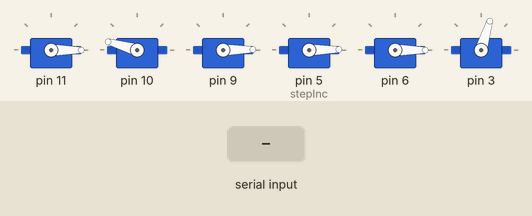
Simulated run of this sketch. Board: Arduino Uno, built with avr-gcc and run on an emulated ATmega328P. On the bench: 6 × servo. The inputs (shaded band) are chosen by the test bench. What the sketch prints to the serial monitor is not drawn.

Above: at 10.2 s.
10.3 s: "<r>" received over Serial
At 10.8 s:
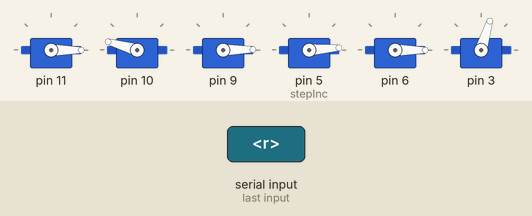
11.8 s: byte 113 ('q') received over Serial
At 13.0 s:
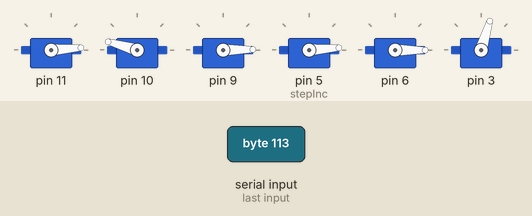
13.3 s: byte 97 ('a') received over Serial
At 14.3 s:
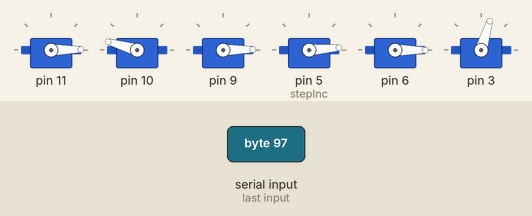
14.8 s: "<f>" received over Serial
At 15.4 s:
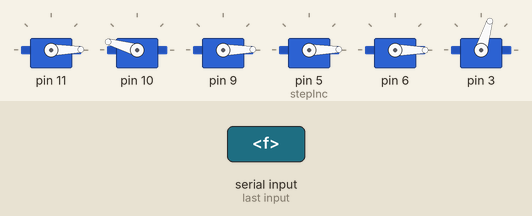
Timing chart, 0 to 17.3 s (numbered marks = the images above; inputs shaded):
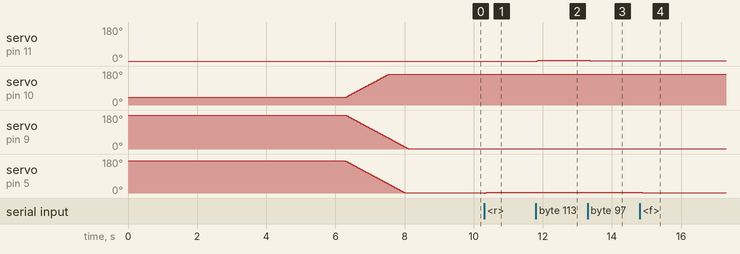

The sketch:

Keyboard_operation.ino
```cpp
#include <Braccio.h>
#include <Servo.h>
#include <string.h>

Servo base, shoulder, elbow, wrist_rot, wrist_ver, gripper;

const byte numChars = 64;

int stepdelay = 20;     // 10..30 ms
int stepInc   = 5;      // 1..10
int m1 = 0, m2 = 165, m3 = 0, m4 = 0, m5 = 0, m6 = 73;

char groupBuf[numChars];
char tempChars[numChars];
bool inGroup = false;
size_t groupIdx = 0;

//----------------- Utilities -----------------
int clampInt(int v, int lo, int hi) {
  if (v < lo) return lo;
  if (v > hi) return hi;
  return v;
}

void clampAll() {
  m1 = clampInt(m1, 0, 180);
  m2 = clampInt(m2, 15, 165);
  m3 = clampInt(m3, 0, 180);
  m4 = clampInt(m4, 0, 180);
  m5 = clampInt(m5, 0, 180);
  m6 = clampInt(m6, 10, 73);
  stepdelay = clampInt(stepdelay, 10, 30);
  stepInc   = clampInt(stepInc, 1, 10);
}

void printHelp() {
  Serial.println("===== Braccio Teleop (Immediate) =====");
  Serial.println("พิมพ์ตัวอักษรเพื่อสั่งทันที (ต้องใช้เทอร์มินัลที่ส่งอักขระทันที เช่น PuTTY/TeraTerm/CoolTerm)");
  Serial.println(" Base: q(+), a(-)");
  Serial.println(" Shoulder: w(+), s(-)");
  Serial.println(" Elbow: e(+), d(-)");
  Serial.println(" Wrist Vertical: r(+), f(-)");
  Serial.println(" Wrist Rotation: t(+), g(-)");
  Serial.println(" Gripper: y ปิด(+), h เปิด(-)");
  Serial.println(" ตั้งค่า: [1..9]=step, 0=step 10, '>' เพิ่ม stepdelay, '<' ลด stepdelay");
  Serial.println(" ชอร์ตคัท: o เปิดกริปเปอร์สุด(10), c ปิดกริปเปอร์สุด(73)");
  Serial.println(" พิมพ์ p เพื่อดูคู่มือนี้");
  Serial.println(" ป้อนค่าทั้งหมด: (m1,m2,m3,m4,m5,m6) เช่น (90,100,110,120,130,20)");
  Serial.println(" ข้อกำหนด: M2 15..165, M6 10..73, stepdelay 10..30");
  Serial.println("======================================");
}

void printStatus() {
  Serial.print("Step delay: "); Serial.print(stepdelay);
  Serial.print(" | Step inc: "); Serial.println(stepInc);
  //Serial.print("Base: "); Serial.print(m1);
  //Serial.print(" | Shoulder: "); Serial.print(m2);
  //Serial.print(" | Elbow: "); Serial.print(m3);
  //Serial.print(" | Wrist V: "); Serial.print(m4);
  //Serial.print(" | Wrist R: "); Serial.print(m5);
  //Serial.print(" | Gripper: "); Serial.println(m6);
}

void moveAndReport() {
  clampAll();
  Braccio.ServoMovement(stepdelay, m1, m2, m3, m4, m5, m6);
  //Serial.println("Robot moved");
  //printStatus();
}

//----------------- Command Handlers -----------------
void parseCSVBufferAndApply() {
  // groupBuf contains inside of parentheses e.g. "90,100,110,120,130,20"
  strncpy(tempChars, groupBuf, numChars);
  tempChars[numChars - 1] = '\0';

  char *token;
  token = strtok(tempChars, ","); if (token) m1 = atoi(token);
  token = strtok(NULL, ","); if (token) m2 = atoi(token);
  token = strtok(NULL, ","); if (token) m3 = atoi(token);
  token = strtok(NULL, ","); if (token) m4 = atoi(token);
  token = strtok(NULL, ","); if (token) m5 = atoi(token);
  token = strtok(NULL, ","); if (token) m6 = atoi(token);

  moveAndReport();
}

void applyKey(char c) {
  if (c >= 'A' && c <= 'Z') c = c - 'A' + 'a';

  switch (c) {
    case 'q': m1 += stepInc; moveAndReport(); break;
    case 'a': m1 -= stepInc; moveAndReport(); break;

    case 'w': m2 += stepInc; moveAndReport(); break;
    case 's': m2 -= stepInc; moveAndReport(); break;

    case 'e': m3 += stepInc; moveAndReport(); break;
    case 'd': m3 -= stepInc; moveAndReport(); break;

    case 'r': m4 += stepInc; moveAndReport(); break;
    case 'f': m4 -= stepInc; moveAndReport(); break;

    case 't': m5 += stepInc; moveAndReport(); break;
    case 'g': m5 -= stepInc; moveAndReport(); break;

    case 'y': m6 += stepInc; moveAndReport(); break;  // close
    case 'h': m6 -= stepInc; moveAndReport(); break;  // open

    case 'u': m6 = 10; moveAndReport(); break;        // open fully
    case 'j': m6 = 73; moveAndReport(); break;        // close fully

    case '>': stepdelay++; clampAll(); printStatus(); break;
    case '<': stepdelay--; clampAll(); printStatus(); break;

    case 'p': printHelp(); printStatus(); break;

    default:
      if (c >= '1' && c <= '9') {
        stepInc = c - '0';
        clampAll();
        printStatus();
      } else if (c == '0') {
        stepInc = 10;
        clampAll();
        printStatus();
      }
      break;
  }
}

//----------------- Immediate Serial Handler -----------------
void handleSerialImmediate() {
  while (Serial.available() > 0) {
    char c = Serial.read();

    // Ignore CR/LF entirely for immediate mode
    if (c == '\r' || c == '\n') continue;

    if (!inGroup) {
      if (c == '(') {
        inGroup = true;
        groupIdx = 0;
      } else {
        applyKey(c);  // executes immediately
      }
    } else {
      if (c == ')') {
        // end of group
        groupBuf[groupIdx] = '\0';
        inGroup = false;
        parseCSVBufferAndApply();
      } else {
        if (groupIdx < numChars - 1) {
          groupBuf[groupIdx++] = c;
        } // else: silently drop extra chars
      }
    }
  }
}

//----------------- Arduino -----------------
void setup() {
  Serial.begin(9600);
  while (!Serial) { ; }

  Serial.println("Teleop Braccio (ส่งทันทีต่ออักขระ)");
  Serial.println("- ใช้เทอร์มินัลที่ส่งอักขระทันที (PuTTY/TeraTerm/CoolTerm/screen/minicom)");
  Serial.println("- 9600 baud, 8N1, ไม่มี flow control");
  Serial.println("- คีย์ลัด: q/a, w/s, e/d, r/f, t/g, y/h, 1..9, 0, </>, u/j, p");
  Serial.println();

  Braccio.begin();
  Braccio.ServoMovement(10, 0, 165, 0, 0, 0, 73);

  printHelp();
  printStatus();
}

void loop() {
  handleSerialImmediate();
}
```

Measured:
- after the input at 10.3 s, servo on pin 5 (stepInc): 1° → 4° at once
- after the input at 11.8 s, servo on pin 11: 0° → 4° at once
- after the input at 13.3 s, servo on pin 11: 4° → 1° at once
- after the input at 14.8 s, servo on pin 5 (stepInc): 4° → 1° at once
